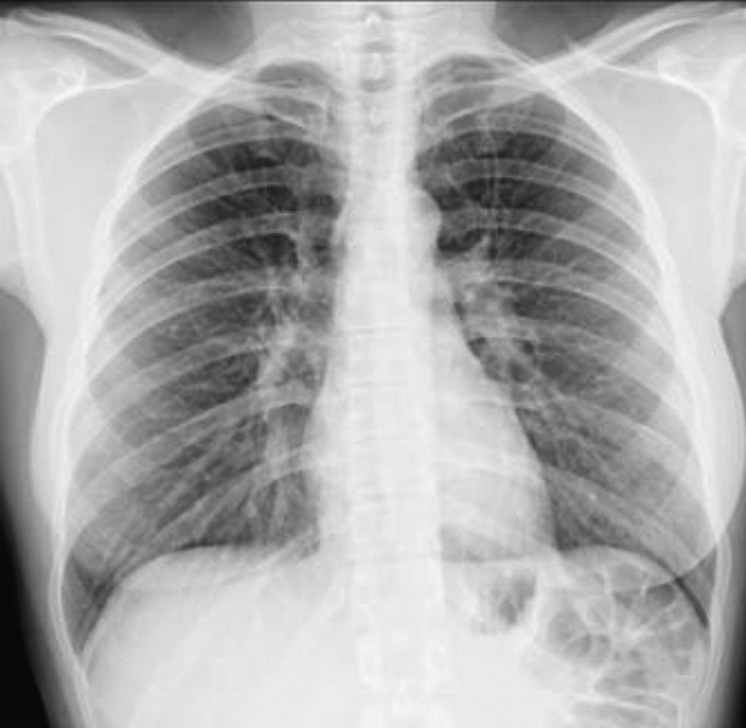
#> input picture Semana 9/torax.jpg, 746 x 728 px
$ python 'Desafio 5.py'
#> lines starting #> are read from the running program, lines starting #| are printed output that depends on the picture
"""
Guilherme AraÃºjo Mendes de Souza
UNIFESP - ICT
alg bio

Lista 9 - Desafio
"""

import matplotlib.pyplot as plt
import numpy as np
from scipy.ndimage import convolve
"""
imagem = plt.imread('torax.jpg')

imagem_array = np.array(imagem)

imagem_array = imagem / 255.0

imagem_array = 1 - imagem

limite = 0.5
imagem_array = np.where(imagem < limite, 0, 1)

filtro = np.ones((3, 3)) / 9
imagem_array = convolve2d(imagem, filtro, mode='same', boundary='symm')


plt.imshow(imagem_array, cmap='gray')
plt.axis('off')
plt.show()

"""

import numpy as np
import matplotlib.pyplot as plt
from scipy.ndimage import convolve

# Carregar a imagem biomédica em escala de cinza
imagem = plt.imread("torax.jpg")
#> imagem is the input picture: shape (728, 746); min 5, max 252, mean 173

# Definir o limite do threshold
limite = 0.5

# Definir o filtro de média 3x3
filtro = np.ones((3, 3)) / 9

# Aplicar a transformação de negativo
imagem_negativa = 1 - imagem
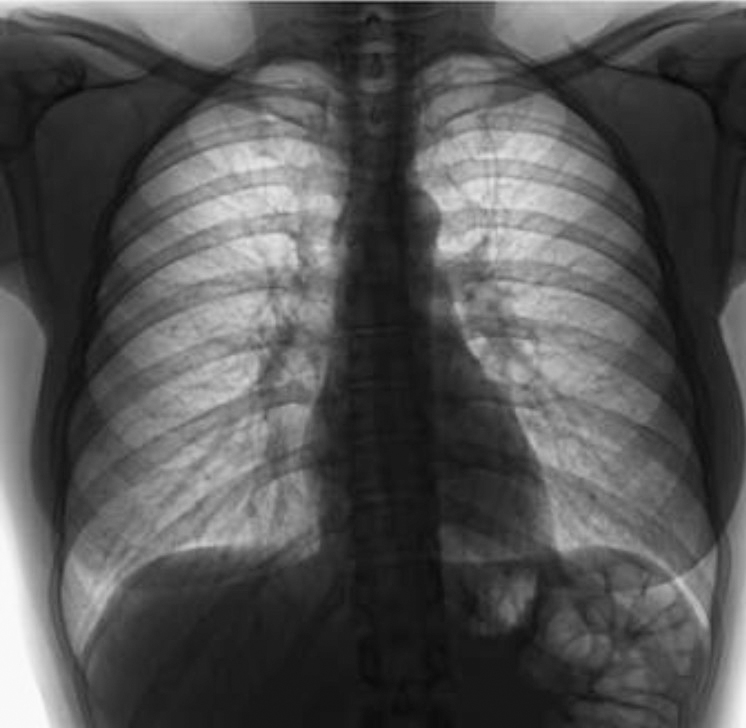
#> imagem_negativa: shape (728, 746); min 5, max 252, mean 84

# Aplicar o thresholding
imagem_thresholded = np.where(imagem < limite, 0, 1)
#> imagem_thresholded: shape (728, 746) int64; every value is 1

# Aplicar o filtro de média
imagem_filtrada = convolve(imagem, filtro, mode='reflect')

# Configurar a exibição das imagens em uma única figura
fig, axs = plt.subplots(2, 2, figsize=(10, 10))

# Exibir a imagem original
axs[0, 0].imshow(imagem, cmap='gray')
axs[0, 0].set_title("Imagem Original")
axs[0, 0].axis('off')

# Exibir a imagem com o negativo
axs[0, 1].imshow(imagem_negativa, cmap='gray')
axs[0, 1].set_title("Imagem com Negativo")
axs[0, 1].axis('off')

# Exibir a imagem binarizada após o thresholding
axs[1, 0].imshow(imagem_thresholded, cmap='gray')
axs[1, 0].set_title("Imagem Binarizada")
axs[1, 0].axis('off')

# Exibir a imagem após o filtro de média
axs[1, 1].imshow(imagem_filtrada, cmap='gray')
axs[1, 1].set_title("Imagem Filtrada")
axs[1, 1].axis('off')

# Ajustar o espaçamento entre as imagens
plt.tight_layout()

# Exibir a figura com as imagens
plt.show()
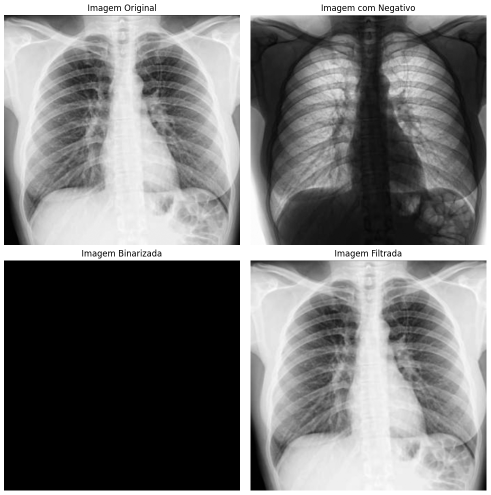
#> figure drawn by matplotlib, 4 panels
